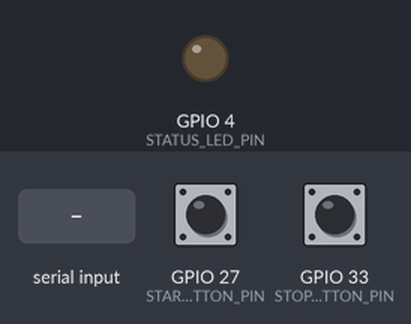
This sketch was run on a simulated ESP32. On the bench: output pins drawn as LEDs (lit = HIGH). The test bench sets the inputs (shaded band); at power-on: GPIO 27 (START_BUTTON_PIN) HIGH, GPIO 33 (STOP_BUTTON_PIN) HIGH. I2S audio is not simulated (input reads silence); what the sketch prints to the serial monitor is not drawn.

Above: at 1.9 s.
2.0 s: GPIO 27 (START_BUTTON_PIN) pulled LOW for 0.15 s
At 3.3 s:
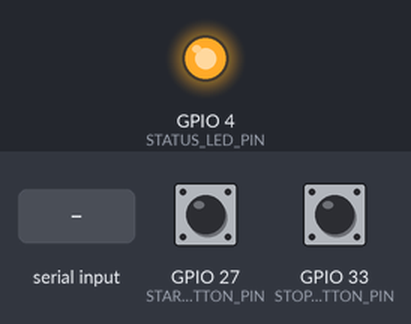
3.6 s: GPIO 33 (STOP_BUTTON_PIN) pulled LOW for 0.15 s
At 5.1 s:
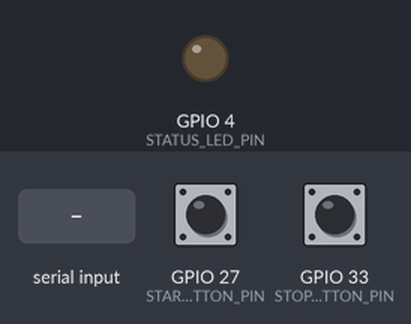
6.7 s: GPIO 27 (START_BUTTON_PIN) pulled LOW for 1 s
At 8.3 s:
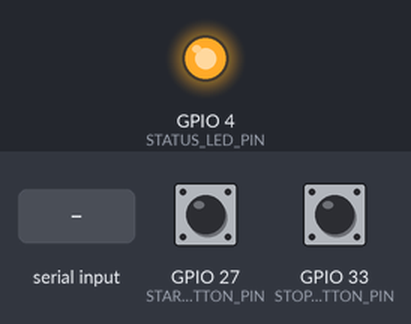
10.7 s: GPIO 33 (STOP_BUTTON_PIN) pulled LOW for 1 s
At 11.3 s:
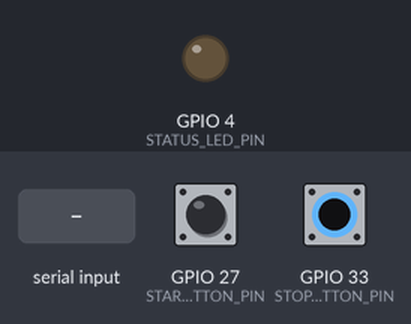
13.2 s: "START\n" received over Serial
At 13.6 s:
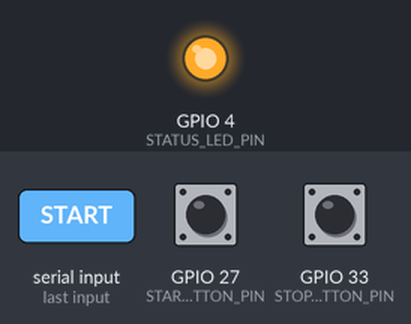
Timing chart, 0 to 16.2 s (numbered marks = the images above; inputs shaded):
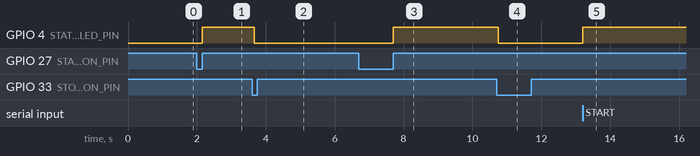

The sketch:

voxflow_esp32.ino
```cpp
#include <Arduino.h>
#include "driver/i2s.h"
#include "esp_heap_caps.h"

// =====================================================
// VoxFlow ESP32 + INMP441
// True Real-Time Continuous Streaming Firmware (VXF1)
// Supports continuous sessions from 3s up to 60s
// Physical START (GPIO27), STOP (GPIO33), Status LED (GPIO4),
// Bounded producer-consumer ring buffer, 460800 baud binary framing.
// =====================================================

#define I2S_PORT I2S_NUM_0

// INMP441 I2S wiring
#define I2S_SCK 26
#define I2S_WS  25
#define I2S_SD  32

// Physical Buttons & Status LED
#define START_BUTTON_PIN 27
#define STOP_BUTTON_PIN  33
#define STATUS_LED_PIN   4

// Audio settings
#define SAMPLE_RATE 16000
#define SAMPLES_PER_FRAME 1024
#define BYTES_PER_SAMPLE 2
#define FRAME_PAYLOAD_BYTES (SAMPLES_PER_FRAME * BYTES_PER_SAMPLE) // 2048 bytes (64ms of audio)
#define MAX_RECORD_SECONDS 60
#define MAX_TOTAL_SAMPLES ((uint32_t)SAMPLE_RATE * (uint32_t)MAX_RECORD_SECONDS) // Exactly 960,000 samples = 1,920,000 bytes = exactly 60.0s

// Ring Buffer: 16 slots * 2048 bytes = 32,768 bytes (~1.024s buffer cushion)
#define RING_BUFFER_SLOTS 16

// Serial protocol
#define SERIAL_BAUD 460800
#define SERIAL_COMMAND_TIMEOUT_MS 100
#define I2S_READ_TIMEOUT_MS 100
#define I2S_STALL_TIMEOUT_MS 2000

// Debounce timing
#define DEBOUNCE_DELAY_MS 50

// Protocol Magic: "VXF1"
static const uint8_t VXF_MAGIC[4] = {'V', 'X', 'F', '1'};

#pragma pack(push, 1)
struct FrameHeader {
  uint8_t magic[4];
  uint32_t sequence;
  uint32_t payloadLength;
  uint32_t crc32;
};
#pragma pack(pop)

struct AudioFrame {
  int16_t samples[SAMPLES_PER_FRAME];
  size_t sampleCount;
};

static AudioFrame audioFramePool[RING_BUFFER_SLOTS];
static QueueHandle_t freeQueue = NULL;
static QueueHandle_t readyQueue = NULL;
static TaskHandle_t captureTaskHandle = NULL;

static bool i2sReady = false;
static volatile bool isRecording = false;
static volatile bool stopRequested = false;
static volatile bool streamError = false;
static const char* volatile streamErrorCode = NULL;

// CRC32 table for fast IEEE 802.3 polynomial calculation
static uint32_t crcTable[256];

void initCrcTable() {
  for (uint32_t i = 0; i < 256; ++i) {
    uint32_t c = i;
    for (int j = 0; j < 8; ++j) {
      if (c & 1) {
        c = 0xEDB88320UL ^ (c >> 1);
      } else {
        c >>= 1;
      }
    }
    crcTable[i] = c;
  }
}

uint32_t calculateCRC32(const uint8_t* data, size_t length) {
  uint32_t crc = 0xFFFFFFFFUL;
  for (size_t i = 0; i < length; ++i) {
    uint8_t idx = (uint8_t)((crc ^ data[i]) & 0xFF);
    crc = crcTable[idx] ^ (crc >> 8);
  }
  return crc ^ 0xFFFFFFFFUL;
}

// =====================================================
// FATAL ERROR
// =====================================================

void fatalError(const char* code) {
  digitalWrite(STATUS_LED_PIN, LOW);
  Serial.println(code);
  Serial.flush();

  while (true) {
    delay(1000);
  }
}

// =====================================================
// I2S SETUP
// =====================================================

bool setupI2S() {
  i2s_config_t i2s_config = {
    .mode = (i2s_mode_t)(I2S_MODE_MASTER | I2S_MODE_RX),
    .sample_rate = SAMPLE_RATE,
    .bits_per_sample = I2S_BITS_PER_SAMPLE_32BIT,

    // INMP441 L/R pin connected to GND = LEFT channel.
    .channel_format = I2S_CHANNEL_FMT_ONLY_LEFT,

    .communication_format = I2S_COMM_FORMAT_STAND_I2S,
    .intr_alloc_flags = ESP_INTR_FLAG_LEVEL1,
    .dma_buf_count = 4,
    .dma_buf_len = 512,
    .use_apll = false,
    .tx_desc_auto_clear = false,
    .fixed_mclk = 0
  };

  esp_err_t result = i2s_driver_install(
    I2S_PORT,
    &i2s_config,
    0,
    NULL
  );

  if (result != ESP_OK) {
    return false;
  }

  i2s_pin_config_t pin_config = {
    .bck_io_num = I2S_SCK,
    .ws_io_num = I2S_WS,
    .data_out_num = I2S_PIN_NO_CHANGE,
    .data_in_num = I2S_SD
  };

  result = i2s_set_pin(I2S_PORT, &pin_config);
  if (result != ESP_OK) {
    return false;
  }

  result = i2s_start(I2S_PORT);
  if (result != ESP_OK) {
    return false;
  }

  i2s_zero_dma_buffer(I2S_PORT);
  delay(250);

  return true;
}

// =====================================================
// SERIAL HELPERS
// =====================================================

void drainSerialInput() {
  while (Serial.available() > 0) {
    Serial.read();
  }
}

// =====================================================
// I2S CAPTURE TASK (PRODUCER)
// Runs on Core 0 to continuously capture audio from I2S DMA
// =====================================================

void i2sCaptureTask(void* parameter) {
  int32_t rawI2SSamples[SAMPLES_PER_FRAME];

  while (true) {
    // Wait until recording is triggered
    ulTaskNotifyTake(pdTRUE, portMAX_DELAY);

    uint32_t lastSuccessfulReadMs = millis();
    uint32_t recordStartTimeMs = millis();
    uint32_t totalSamplesCaptured = 0;

    // Clear microphone DMA buffer at session start
    i2s_zero_dma_buffer(I2S_PORT);
    delay(50);

    while (isRecording && !stopRequested) {
      // 1. Check physical STOP button (active LOW)
      if (digitalRead(STOP_BUTTON_PIN) == LOW) {
        vTaskDelay(pdMS_TO_TICKS(20));
        if (digitalRead(STOP_BUTTON_PIN) == LOW) {
          stopRequested = true;
          break;
        }
      }

      // 2. Check 60-second sample count hard limit (960,000 samples)
      if (totalSamplesCaptured >= MAX_TOTAL_SAMPLES) {
        stopRequested = true;
        break;
      }

      // 3. Check 60-second time safety limit
      if (millis() - recordStartTimeMs >= ((uint32_t)MAX_RECORD_SECONDS * 1000UL)) {
        stopRequested = true;
        break;
      }

      // 4. Acquire a free buffer slot from the ring buffer queue
      AudioFrame* frame = NULL;
      if (xQueueReceive(freeQueue, &frame, 0) != pdTRUE || frame == NULL) {
        // OVERRUN: Consumer (Serial) could not drain ring buffer in time!
        streamError = true;
        streamErrorCode = "ERROR:OVERRUN";
        break;
      }

      // 5. Read samples from I2S DMA
      size_t bytesRead = 0;
      esp_err_t result = i2s_read(
        I2S_PORT,
        rawI2SSamples,
        sizeof(rawI2SSamples),
        &bytesRead,
        pdMS_TO_TICKS(I2S_READ_TIMEOUT_MS)
      );

      if (result != ESP_OK || bytesRead == 0) {
        // Return frame to free pool
        xQueueSend(freeQueue, &frame, 0);

        if (millis() - lastSuccessfulReadMs >= I2S_STALL_TIMEOUT_MS) {
          streamError = true;
          streamErrorCode = "ERROR:I2S_STALL";
          break;
        }
        vTaskDelay(pdMS_TO_TICKS(2));
        continue;
      }

      lastSuccessfulReadMs = millis();
      size_t samplesRead = bytesRead / sizeof(int32_t);

      // Clamp samplesRead so total captured samples NEVER exceeds MAX_TOTAL_SAMPLES (960,000)
      uint32_t remainingSamples = MAX_TOTAL_SAMPLES - totalSamplesCaptured;
      if (samplesRead > remainingSamples) {
        samplesRead = remainingSamples;
      }

      if (samplesRead == 0) {
        xQueueSend(freeQueue, &frame, 0);
        stopRequested = true;
        break;
      }

      // 6. Convert 24-bit in 32-bit I2S word to 16-bit PCM with clamping
      for (size_t i = 0; i < samplesRead; ++i) {
        int32_t sample = rawI2SSamples[i] >> 16;
        if (sample > 32767) {
          sample = 32767;
        } else if (sample < -32768) {
          sample = -32768;
        }
        frame->samples[i] = (int16_t)sample;
      }
      frame->sampleCount = samplesRead;
      totalSamplesCaptured += samplesRead;

      // 7. Push captured frame to ready queue for consumer transmission
      if (xQueueSend(readyQueue, &frame, pdMS_TO_TICKS(50)) != pdTRUE) {
        streamError = true;
        streamErrorCode = "ERROR:QUEUE_FULL";
        break;
      }

      if (totalSamplesCaptured >= MAX_TOTAL_SAMPLES) {
        stopRequested = true;
        break;
      }
    }

    // Capture loop ended
    isRecording = false;
  }
}

// =====================================================
// TRANSMIT & RECORDING CONTROLLER (CONSUMER)
// =====================================================

void recordAudio() {
  if (!i2sReady || isRecording) {
    return;
  }

  // Reset state flags
  isRecording = true;
  stopRequested = false;
  streamError = false;
  streamErrorCode = NULL;

  // Turn Status LED ON during recording and streaming
  digitalWrite(STATUS_LED_PIN, HIGH);

  // Reset ring buffer queues
  xQueueReset(freeQueue);
  xQueueReset(readyQueue);
  for (int i = 0; i < RING_BUFFER_SLOTS; ++i) {
    AudioFrame* ptr = &audioFramePool[i];
    xQueueSend(freeQueue, &ptr, 0);
  }

  // Send VXF1 protocol control header
  Serial.println("RECORDING");
  Serial.printf("SAMPLE_RATE=%u\n", SAMPLE_RATE);
  Serial.println("FORMAT=PCM_S16LE_MONO");
  Serial.println("STREAM=VXF1");
  Serial.println("DATA_START");
  Serial.flush();

  // Trigger capture task on Core 0
  xTaskNotifyGive(captureTaskHandle);

  uint32_t sequenceNumber = 0;

  // Consumer loop: Stream frames as they arrive in readyQueue
  while (true) {
    AudioFrame* frame = NULL;

    // Check if a frame is available to transmit
    if (xQueueReceive(readyQueue, &frame, pdMS_TO_TICKS(10)) == pdTRUE && frame != NULL) {
      size_t payloadBytes = frame->sampleCount * sizeof(int16_t);
      const uint8_t* pcmBytes = reinterpret_cast<const uint8_t*>(frame->samples);
      uint32_t crc = calculateCRC32(pcmBytes, payloadBytes);

      // Build 16-byte binary frame header
      FrameHeader header;
      memcpy(header.magic, VXF_MAGIC, 4);
      header.sequence = sequenceNumber++;
      header.payloadLength = (uint32_t)payloadBytes;
      header.crc32 = crc;

      // Transmit header + payload
      Serial.write(reinterpret_cast<const uint8_t*>(&header), sizeof(FrameHeader));
      Serial.write(pcmBytes, payloadBytes);

      // Return buffer slot to freeQueue
      xQueueSend(freeQueue, &frame, 0);
    }

    // Check if a serial STOP command was received during recording
    while (Serial.available() > 0) {
      char c = (char)Serial.read();
      if (c == 'S' || c == 's') {
        stopRequested = true;
      }
    }

    // Handle fatal stream errors (e.g. Overrun or I2S stall)
    if (streamError) {
      digitalWrite(STATUS_LED_PIN, LOW);
      isRecording = false;
      Serial.flush();
      if (streamErrorCode) {
        Serial.println(streamErrorCode);
      } else {
        Serial.println("ERROR:STREAM_ERROR");
      }
      Serial.flush();
      return;
    }

    // Check if producer has stopped and all remaining queued frames have been transmitted
    if (!isRecording && uxQueueMessagesWaiting(readyQueue) == 0) {
      break;
    }
  }

  // Drain any remaining frames left in readyQueue before terminating
  AudioFrame* finalFrame = NULL;
  while (xQueueReceive(readyQueue, &finalFrame, 0) == pdTRUE && finalFrame != NULL) {
    size_t payloadBytes = finalFrame->sampleCount * sizeof(int16_t);
    const uint8_t* pcmBytes = reinterpret_cast<const uint8_t*>(finalFrame->samples);
    uint32_t crc = calculateCRC32(pcmBytes, payloadBytes);

    FrameHeader header;
    memcpy(header.magic, VXF_MAGIC, 4);
    header.sequence = sequenceNumber++;
    header.payloadLength = (uint32_t)payloadBytes;
    header.crc32 = crc;

    Serial.write(reinterpret_cast<const uint8_t*>(&header), sizeof(FrameHeader));
    Serial.write(pcmBytes, payloadBytes);

    xQueueSend(freeQueue, &finalFrame, 0);
  }

  // Send zero-length end-of-stream final frame
  FrameHeader endHeader;
  memcpy(endHeader.magic, VXF_MAGIC, 4);
  endHeader.sequence = sequenceNumber++;
  endHeader.payloadLength = 0;
  endHeader.crc32 = 0;

  Serial.write(reinterpret_cast<const uint8_t*>(&endHeader), sizeof(FrameHeader));
  Serial.flush();

  // Send DONE marker
  delay(10);
  Serial.println("DONE");
  Serial.flush();

  // Turn Status LED OFF when session capture and transmission complete
  digitalWrite(STATUS_LED_PIN, LOW);
  isRecording = false;
}

// =====================================================
// SETUP
// =====================================================

void setup() {
  Serial.begin(SERIAL_BAUD);
  Serial.setTimeout(SERIAL_COMMAND_TIMEOUT_MS);

  // Configure physical buttons and status LED
  pinMode(START_BUTTON_PIN, INPUT_PULLUP);
  pinMode(STOP_BUTTON_PIN, INPUT_PULLUP);
  pinMode(STATUS_LED_PIN, OUTPUT);
  digitalWrite(STATUS_LED_PIN, LOW);

  delay(500);

  // Initialize CRC32 lookup table
  initCrcTable();

  // Create producer-consumer FreeRTOS queues
  freeQueue = xQueueCreate(RING_BUFFER_SLOTS, sizeof(AudioFrame*));
  readyQueue = xQueueCreate(RING_BUFFER_SLOTS, sizeof(AudioFrame*));

  if (freeQueue == NULL || readyQueue == NULL) {
    fatalError("ERROR:QUEUE_INIT");
  }

  for (int i = 0; i < RING_BUFFER_SLOTS; ++i) {
    AudioFrame* ptr = &audioFramePool[i];
    xQueueSend(freeQueue, &ptr, 0);
  }

  // Initialize I2S
  if (!setupI2S()) {
    fatalError("ERROR:I2S_INIT");
  }

  // Spawn I2S Capture Task pinned to Core 0 with high priority
  xTaskCreatePinnedToCore(
    i2sCaptureTask,
    "I2SCaptureTask",
    8192,
    NULL,
    configMAX_PRIORITIES - 1,
    &captureTaskHandle,
    0
  );

  if (captureTaskHandle == NULL) {
    fatalError("ERROR:TASK_CREATE");
  }

  i2sReady = true;

  // Inform PC bridge that firmware is ready
  Serial.println("READY");
  Serial.flush();
}

// =====================================================
// LOOP
// =====================================================

void loop() {
  if (isRecording || !i2sReady) {
    delay(2);
  }

  // 1. Physical START button monitoring (active LOW with INPUT_PULLUP)
  if (digitalRead(START_BUTTON_PIN) == LOW) {
    delay(DEBOUNCE_DELAY_MS);
    if (digitalRead(START_BUTTON_PIN) == LOW) {
      // Wait for button release before starting capture
      while (digitalRead(START_BUTTON_PIN) == LOW) {
        delay(10);
      }
      drainSerialInput();
      recordAudio();
      return;
    }
  }

  // 2. Serial command monitoring while idle
  if (Serial.available() > 0) {
    String command = Serial.readStringUntil('\n');
    command.trim();
    command.toUpperCase();

    if (command == "PING") {
      Serial.println("PONG");
      Serial.flush();
    } else if (command == "START") {
      drainSerialInput();
      recordAudio();
    } else if (command == "STOP") {
      // STOP while idle does nothing
      drainSerialInput();
    }
  }

  delay(2);
}
```

Measured:
- after the input at 2.0 s, GPIO 4 (STATUS_LED_PIN): LOW → HIGH after 0.15 s
- after the input at 3.6 s, GPIO 4 (STATUS_LED_PIN): HIGH → LOW after 0.07 s
- after the input at 6.7 s, GPIO 4 (STATUS_LED_PIN): LOW → HIGH after 1.0 s
- after the input at 10.7 s, GPIO 4 (STATUS_LED_PIN): HIGH → LOW after 0.05 s
- after the input at 13.2 s, GPIO 4 (STATUS_LED_PIN): LOW → HIGH at once
